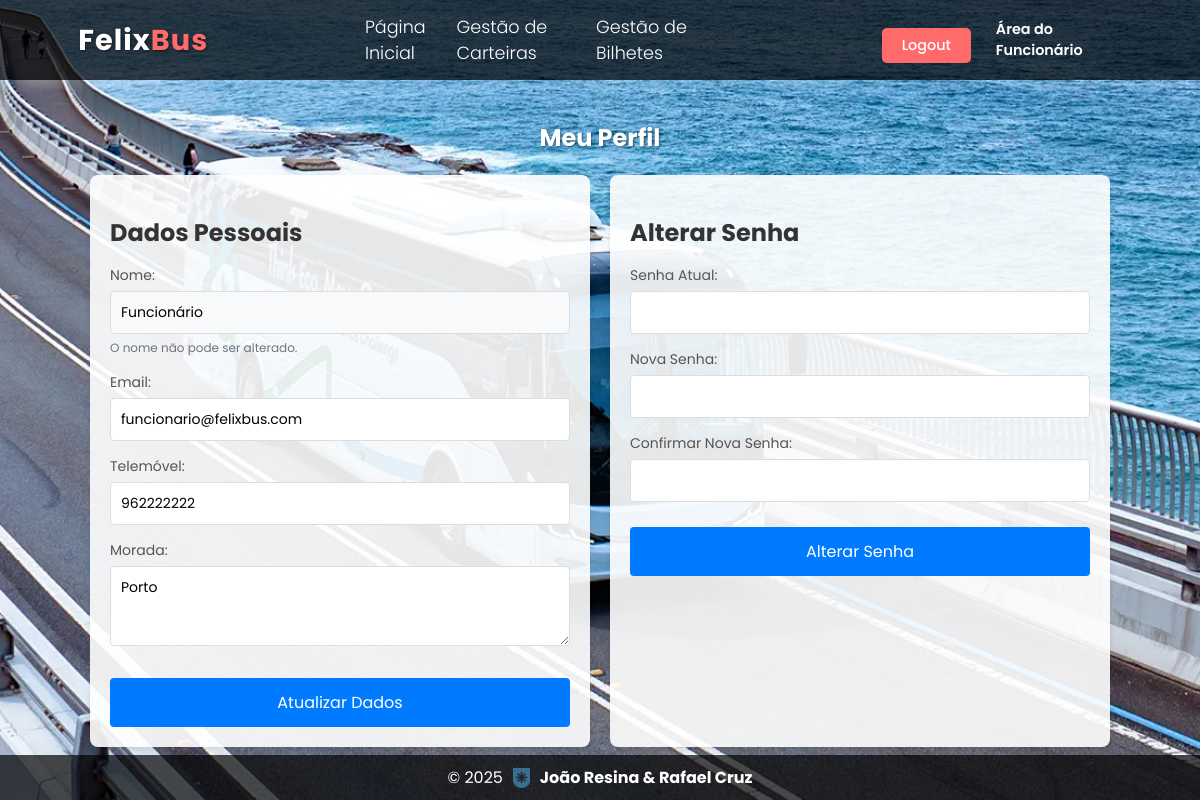
The app's page /paginas/perfil_funcionario.php (signed in) with its own data.
### tables this page shows
CREATE TABLE utilizadores (
    id INT AUTO_INCREMENT PRIMARY KEY,
    user VARCHAR(20) UNIQUE NOT NULL,  
    pwd VARCHAR(255) NOT NULL,  
    nome VARCHAR(100) NOT NULL,
    email VARCHAR(150) UNIQUE NOT NULL,
    telemovel VARCHAR(20) NOT NULL,
    morada TEXT NOT NULL,
    tipo_perfil INT NOT NULL DEFAULT 4,  
    FOREIGN KEY (tipo_perfil) REFERENCES perfis(id)
);

### paginas/perfil_funcionario.php (the view, shortened to what this page needs)
<?php
$id_utilizador = $_SESSION["id_utilizador"];
$sql = "SELECT nome, email, telemovel, morada FROM utilizadores WHERE id = $id_utilizador";
$resultado = mysqli_query($conn, $sql);
$dados = mysqli_fetch_assoc($resultado);
?>
<!DOCTYPE html>
<html lang="pt">
<head>
    <link rel="stylesheet" href="perfil_funcionario.css">
</head>
<body>
    <nav>
        <div class="logo">
            <h1>Felix<span>Bus</span></h1>
        </div>
        <div class="links">
            <div class="link"> <a href="pg_funcionario.php">Página Inicial</a></div>
            <div class="link"> <a href="gerir_carteiras.php">Gestão de Carteiras</a></div>
            <div class="link"> <a href="gerir_bilhetes_func.php">Gestão de Bilhetes</a></div>
        </div>
        <div class="buttons">
            <div class="btn"><a href="logout.php"><button>Logout</button></a></div>
            <div class="btn-admin">Área do Funcionário</div>
        </div>
    </nav>
    <section>
        <h1>Meu Perfil</h1>
        <div class="container">
            <div class="form-container">
                <h2>Dados Pessoais</h2>
                <form method="post" action="perfil_funcionario.php">
                    <div class="form-group">
                        <label for="nome">Nome:</label>
                        <input type="text" id="nome" name="nome" value="<?php echo htmlspecialchars($dados['nome']); ?>" readonly>
                        <small>O nome não pode ser alterado.</small>
                    </div>
                    <div class="form-group">
                        <label for="email">Email:</label>
                        <input type="email" id="email" name="email" value="<?php echo htmlspecialchars($dados['email']); ?>" required>
                    </div>
                    <div class="form-group">
                        <label for="telemovel">Telemóvel:</label>
                        <input type="text" id="telemovel" name="telemovel" value="<?php echo htmlspecialchars($dados['telemovel']); ?>" required>
                    </div>
                    <div class="form-group">
                        <label for="morada">Morada:</label>
                        <textarea id="morada" name="morada" required><?php echo htmlspecialchars($dados['morada']); ?></textarea>
                    </div>
                    <button type="submit" name="atualizar_dados">Atualizar Dados</button>
                </form>
            </div>
            <div class="form-container">
                <h2>Alterar Senha</h2>
                <form method="post" action="perfil_funcionario.php">
                    <div class="form-group">
                        <label for="senha_atual">Senha Atual:</label>
                        <input type="password" id="senha_atual" name="senha_atual" required>
                    </div>
                    <div class="form-group">
                        <label for="nova_senha">Nova Senha:</label>
                        <input type="password" id="nova_senha" name="nova_senha" required>
                    </div>
                    <div class="form-group">
                        <label for="confirmar_senha">Confirmar Nova Senha:</label>
                        <input type="password" id="confirmar_senha" name="confirmar_senha" required>
                    </div>
                    <button type="submit" name="alterar_senha">Alterar Senha</button>
                </form>
            </div>
        </div>
    </section>
    <footer>
        © <?php echo date("Y"); ?> <img src="estcb.png" alt="ESTCB"> <span>João Resina & Rafael Cruz</span>
    </footer>
</body>
</html>

### paginas/perfil_funcionario.css (style rules this page uses)
* { padding: 0; margin: 0; font-family: 'Poppins', sans-serif; box-sizing: border-box; }
body { width: 100%; min-height: 100vh; background-image: url(fundo.png); background-position: center; background-repeat: no-repeat; background-size: cover; }
nav { width: 100%; height: 10vh; display: flex; justify-content: space-around; align-items: center; color: white; background: rgba(0, 0, 0, 0.7); box-shadow: 0 0 15px rgba(255, 255, 255, 0.3); }
.logo { cursor: pointer; text-decoration: none !important; }
.logo h1 { color: white; font-size: 1.8rem; letter-spacing: 1px; }
.logo span { color: #ff6b6b; }
.links { display: flex; justify-content: space-between; width: 30%; }
.link a { color: white; text-decoration: none; font-size: 1.1rem; font-weight: 300; transition: all 0.3s ease; }
.buttons { display: flex; justify-content: flex-end; gap: 15px; width: 20%; align-items: center; height: 35px; }
.btn { display: flex; align-items: center; height: 100%; }
.btn a { text-decoration: none; height: 100%; display: flex; align-items: center; }
.btn button { height: 100%; padding: 0 20px; background: #ff6b6b; color: white; border: none; border-radius: 5px; font-size: 0.9rem; font-weight: 500; cursor: pointer; transition: all 0.3s ease; display: flex; align-items: center; }
.btn-admin { color: white; font-weight: 600; font-size: 0.9rem; display: flex; align-items: center; height: 100%; padding: 0 10px; transition: all 0.3s ease; }
section { padding: 20px; max-width: 1200px; margin: 0 auto; }
h1 { text-align: center; margin: 20px 0; color: white; text-shadow: 1px 1px 3px rgba(0, 0, 0, 0.5); }
h2 { margin: 20px 0 15px; color: #333; }
.container { display: flex; flex-wrap: wrap; gap: 20px; justify-content: center; }
.form-container { flex: 1; min-width: 300px; max-width: 500px; background-color: rgba(255, 255, 255, 0.9); padding: 20px; border-radius: 8px; box-shadow: 0 4px 6px rgba(0, 0, 0, 0.1); }
.form-group { margin-bottom: 15px; }
label { display: block; margin-bottom: 5px; color: #555; font-size: 14px; }
input, textarea { width: 100%; padding: 10px; border: 1px solid #ddd; border-radius: 4px; font-size: 14px; }
textarea { height: 80px; resize: vertical; }
small { display: block; margin-top: 5px; color: #6c757d; font-size: 12px; }
button { width: 100%; padding: 12px; background-color: #007BFF; color: white; border: none; border-radius: 4px; cursor: pointer; font-size: 16px; margin-top: 10px; }
input[readonly] { background-color: #f8f9fa; cursor: not-allowed; }
footer { position: fixed; bottom: 0; width: 100%; padding: 10px; text-align: center; color: white; background: rgba(0, 0, 0, 0.7); display: flex; justify-content: center; align-items: center; gap: 10px; }
footer span { font-weight: bold; }
footer img { height: 20px; width: auto; }

### records on screen
utilizadores: nome "Funcionário", email "funcionario@felixbus.com", telemovel "962222222", morada "Porto"
